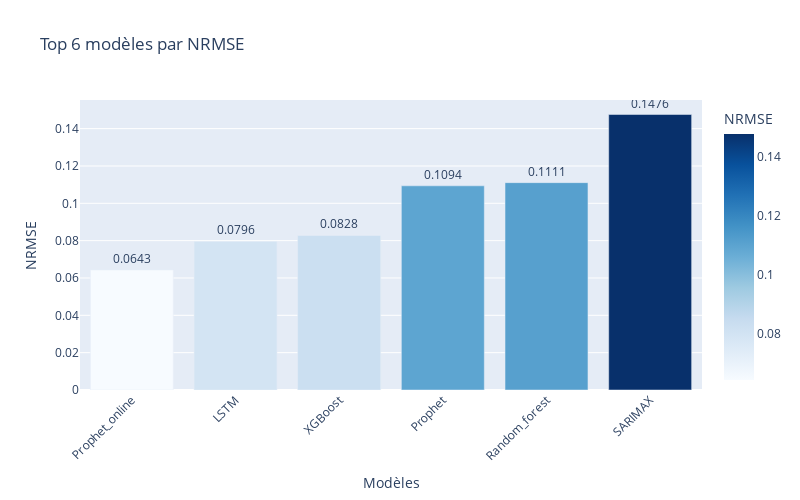

Notebook source saved alongside this figure:
### Code cell
models = [model['Model'] for model in top_6_models]
nrmse_values = [model['NRMSE'] for model in top_6_models]

df_results = pd.DataFrame({
    "Model": models,
    "NRMSE": nrmse_values
})

fig = px.bar(
    df_results, 
    x="Model", 
    y="NRMSE", 
    title="Top 6 modèles par NRMSE",
    text="NRMSE", 
    labels={"Model": "Modèles", "NRMSE": "NRMSE"},
    color="NRMSE",
    color_continuous_scale="Blues"
)

fig.update_traces(texttemplate='%{text:.4f}', textposition='outside')
fig.update_layout(xaxis_tickangle=-45, height=500, width=800)


fig.show()

### Figure 1 — Plotly figure (JSON) as saved in the notebook; plotly's stock layout.template omitted (floating-point values rounded to 4 significant figures)
{"data": [{"alignmentgroup": "True", "hovertemplate": "Modèles=%{x}<br>NRMSE=%{marker.color}<extra></extra>", "legendgroup": "", "marker": {"color": [0.0643, 0.07958, 0.08278, 0.1094, 0.1111, 0.1476], "coloraxis": "coloraxis", "pattern": {"shape": ""}}, "name": "", "offsetgroup": "", "orientation": "v", "showlegend": false, "text": [0.0643, 0.07958, 0.08278, 0.1094, 0.1111, 0.1476], "textposition": "outside", "texttemplate": "%{text:.4f}", "type": "bar", "x": ["Prophet_online", "LSTM", "XGBoost", "Prophet", "Random_forest", "SARIMAX"], "xaxis": "x", "y": [0.0643, 0.07958, 0.08278, 0.1094, 0.1111, 0.1476], "yaxis": "y"}], "layout": {"barmode": "relative", "coloraxis": {"colorbar": {"title": {"text": "NRMSE"}}, "colorscale": [[0, "rgb(247,251,255)"], [0.125, "rgb(222,235,247)"], [0.25, "rgb(198,219,239)"], [0.375, "rgb(158,202,225)"], [0.5, "rgb(107,174,214)"], [0.625, "rgb(66,146,198)"], [0.75, "rgb(33,113,181)"], [0.875, "rgb(8,81,156)"], [1, "rgb(8,48,107)"]]}, "height": 500, "legend": {"tracegroupgap": 0}, "title": {"text": "Top 6 modèles par NRMSE"}, "width": 800, "xaxis": {"anchor": "y", "domain": [0, 1], "tickangle": -45, "title": {"text": "Modèles"}}, "yaxis": {"anchor": "x", "domain": [0, 1], "title": {"text": "NRMSE"}}}}
